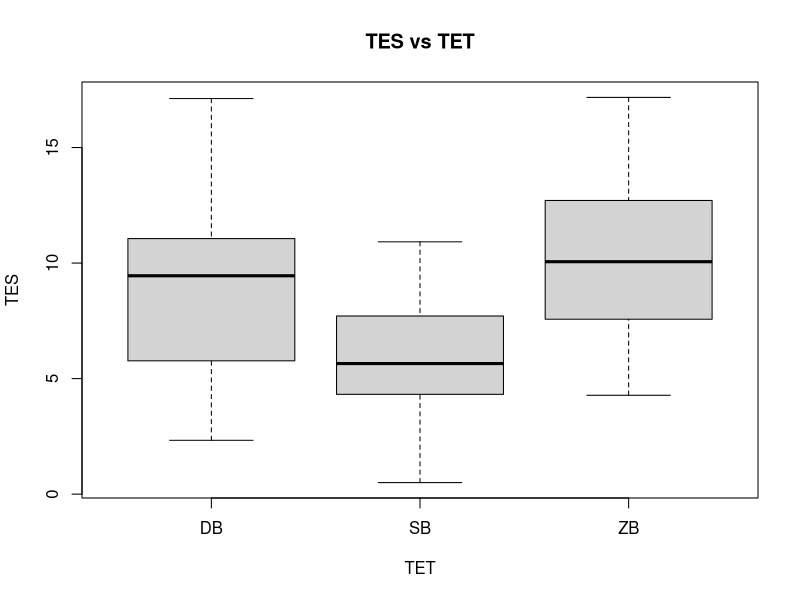
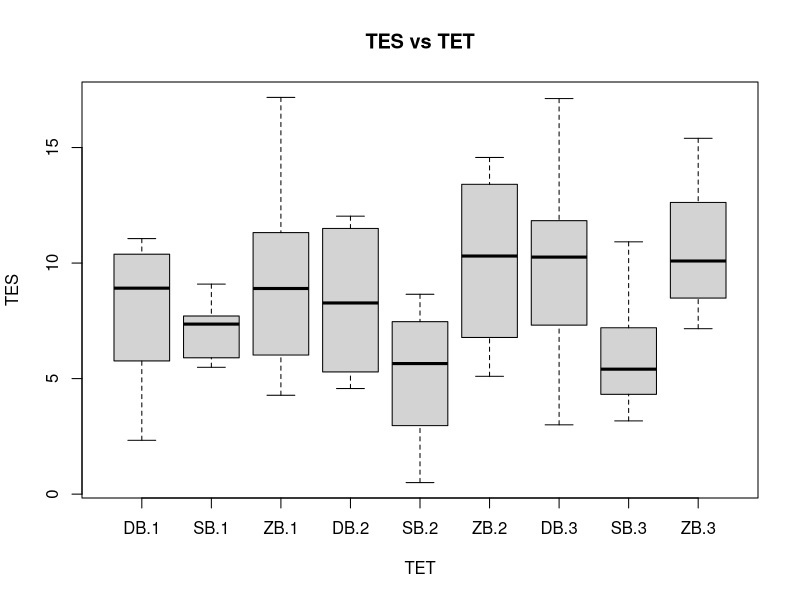
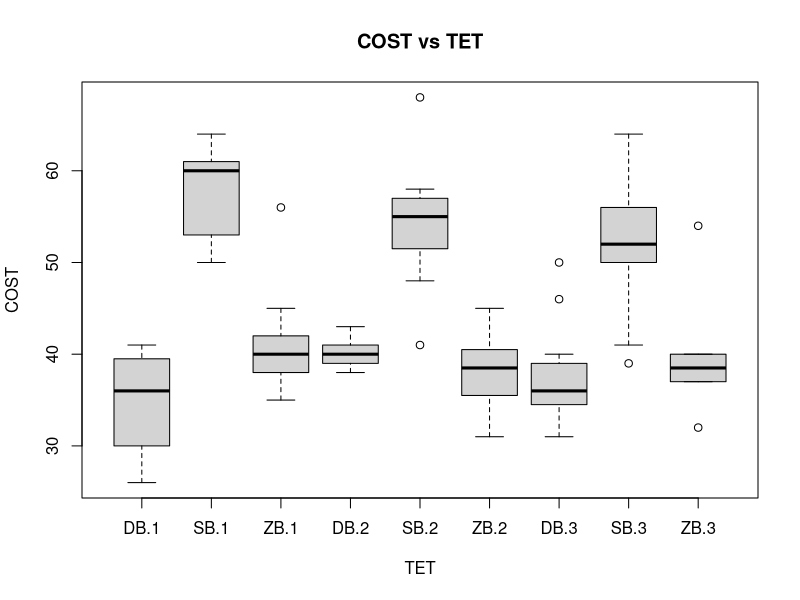
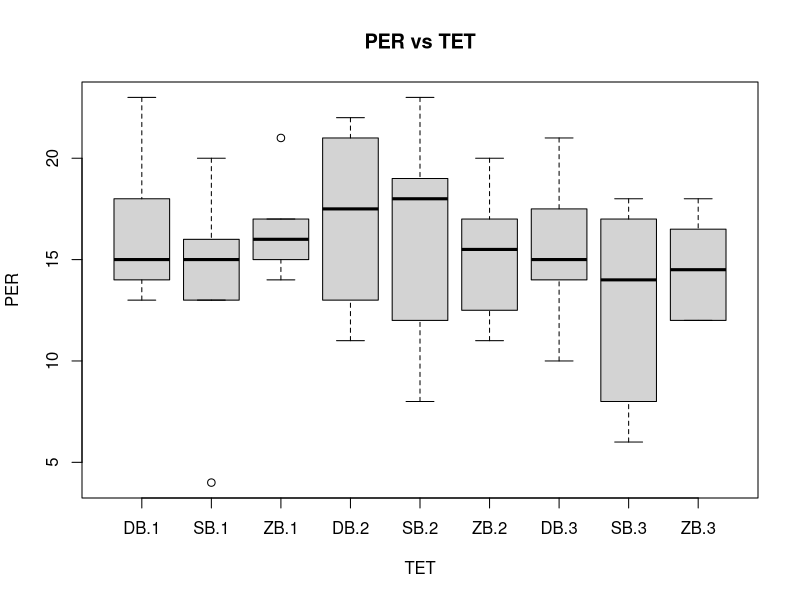

The R script that drew these images, in order:
library(car)
tex_tech_df <- read.csv2("TEXTETECH.csv")


# Exercise 1.3 Run an analysis of variance (ANOVA) model using TES as dependent variable and TET as the only factor (one-factor analysis of variance). Provide appropriate graphical representations and comment the statistical inference results. In case of statistically significant result for the factor TET, run additional post-hoc analyses on the levels of the factor (note: you have to control for the Type I error probability)


# Check the table of the data

table(tex_tech_df$AGE, tex_tech_df$TET)

# !   DB SB ZB
# !   1  8  5  9
# !   2  6  7  8
# !   3 11 13  8

# As we can see is not perfectly balanced, but we can still run the ANOVA

aov_TES_TET <- Anova(lm(TES ~ as.factor(TET), data = tex_tech_df))
print(aov_TES_TET)

boxplot(TES ~ as.factor(TET), data = tex_tech_df, xlab = "TET", ylab = "TES", main = "TES vs TET")

# Exercise 1.4 Rerun the analysis, this time by considering also AGE as a second factor in the analysis. Provide the new graphical representations and comment the statistical inference results. In case of statistically significant results (note that here you have 3 distinct inferential tests: main effect of TET, main effect of AGE, and interaction effect TET by AGE), run additional post-hoc analyses on the corresponding significant effects (note: you have to control for the Type I error probability separately for each eventual significant effect).

aov_TES_TETxAGE <- Anova(lm(TES ~ as.factor(TET) * as.factor(AGE), data = tex_tech_df))
print(aov_TES_TETxAGE)

boxplot(TES ~ as.factor(TET) * as.factor(AGE), data = tex_tech_df, xlab = "TET", ylab = "TES", main = "TES vs TET")

# Exercise 1.5 Construct a new variable called COST corresponding (for each participant) to the sum of the variables MD, PD, TD, EFF, and FRU. Run an ANOVA model with COST as the dependent variable and TET and AGE as the two factors in the analysis. Graphical representations, comments on the statistical results, and eventual post-hoc analyses as for Ex. 1.4

COST <- tex_tech_df$MD + tex_tech_df$PD + tex_tech_df$TD + tex_tech_df$EFF + tex_tech_df$FRU

aov_COST_TETxAGE <- Anova(lm(COST ~ as.factor(TET) * as.factor(AGE), data = tex_tech_df))
print(aov_COST_TETxAGE)

boxplot(COST ~ as.factor(TET) * as.factor(AGE), data = tex_tech_df, xlab = "TET", ylab = "COST", main = "COST vs TET")

# Exercise 1.6 Repeat the analysis in Ex. 1.5, this time replacing the COST variable with the PER variable in the
# ANOVA model.

aov_PER_TETxAGE <- Anova(lm(PER ~ as.factor(TET) * as.factor(AGE), data = tex_tech_df))
print(aov_PER_TETxAGE)

boxplot(PER ~ as.factor(TET) * as.factor(AGE), data = tex_tech_df, xlab = "TET", ylab = "PER", main = "PER vs TET")
